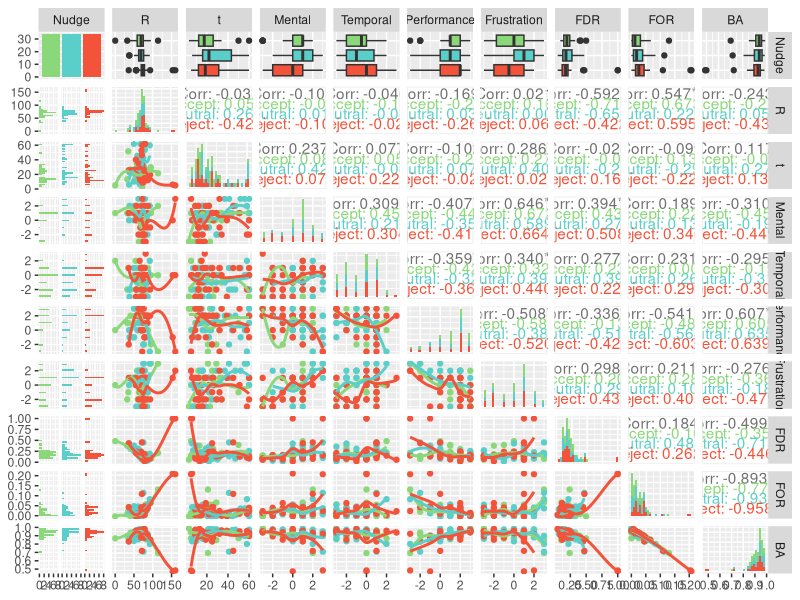

Reproduce this figure in R.
install.packages("GGally", repos="http://cran.us.r-project.org")
install.packages("ggforce", repos="http://cran.us.r-project.org")
library(GGally)
library(ggforce)

ggplot <- function(...) ggplot2::ggplot(...) + scale_color_manual(values=c("#8ad879", "#5acfc9", "#f3533a")) + scale_fill_manual(values=c("#8ad879", "#5acfc9", "#f3533a"))
unlockBinding("ggplot",parent.env(asNamespace("GGally")))
assign("ggplot",ggplot,parent.env(asNamespace("GGally")))

studyData <- read.csv("scripts/ParticipantsKPI.CSV", header = TRUE, sep = ",")
print(studyData)
data(studyData)

png(filename="pair-plot.png", 
	width = 1280, height = 720, 
	units = "px", pointsize = 12)

ggpairs(studyData, 
	cardinality_threshold=94,
	ggplot2::aes(colour=Nudge), 
	upper = list(continuous = wrap("cor", method="spearman")), 
	lower=list(continuous=wrap(ggally_smooth_loess, se=FALSE)), 
	diag=list(continuous=wrap("barDiag")))